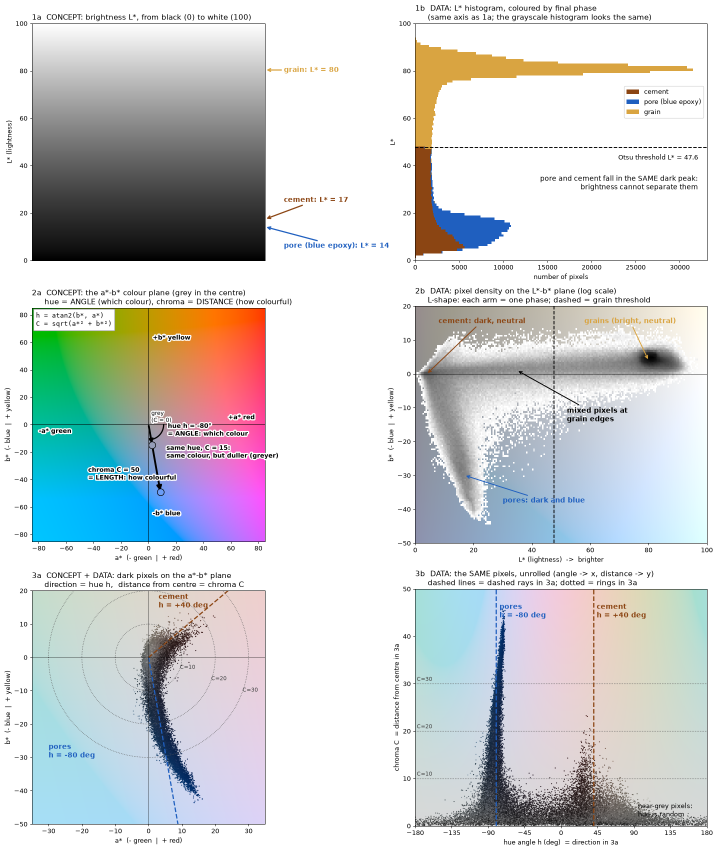
#> input picture outputs/figures/cielab_linked_views.png, 1434 x 1701 px, given in place of Lamina_alunos2.png, which was not available (shown at 1/2 size)
$ python otsu_diagram.py
#> lines starting #> are read from the running program, lines starting #| are printed output that depends on the picture
### src/segmentation.py
"""Three-phase segmentation of blue-epoxy impregnated thin sections.

Phases
------
0 = cement / matrix / opaques (dark, neutral colour)
1 = grain (bright, low chroma: quartz / feldspar)
2 = pore (blue epoxy: strongly negative b* in CIE Lab)

Grayscale alone cannot separate pore from cement (both are dark), so we use
CIE Lab: L* separates grains, b* separates the blue epoxy from the dark cement.
"""
from dataclasses import dataclass, field

import numpy as np
from skimage import color, filters, io, morphology

CEMENT, GRAIN, PORE = 0, 1, 2
PHASE_NAMES = {CEMENT: "cement", GRAIN: "grain", PORE: "pore"}
PHASE_COLORS = np.array([[90, 50, 30], [235, 230, 215], [30, 80, 200]], dtype=np.uint8)


def load_rgb(path):
    """Read an image and return it as float RGB in [0, 1] (alpha dropped)."""
#> called with path = 'Lamina_alunos2.png'
    img = io.imread(path)
#> img is the input picture: shape (1701, 1434, 4); mean R, G, B, A 206.9, 210.3, 211.7, 255
    if img.ndim == 2:
        img = np.stack([img] * 3, axis=-1)
    img = img[..., :3]
#> img: shape (1701, 1434, 3)
    return img.astype(float) / 255.0 if img.dtype == np.uint8 else img.astype(float)


def to_lab(rgb, sigma=1.0):
    """Convert to CIE Lab after light Gaussian smoothing (reduces JPEG/sensor noise)."""
#> called with sigma = 1
    if sigma > 0:
        rgb = filters.gaussian(rgb, sigma=sigma, channel_axis=-1)
    return color.rgb2lab(rgb)
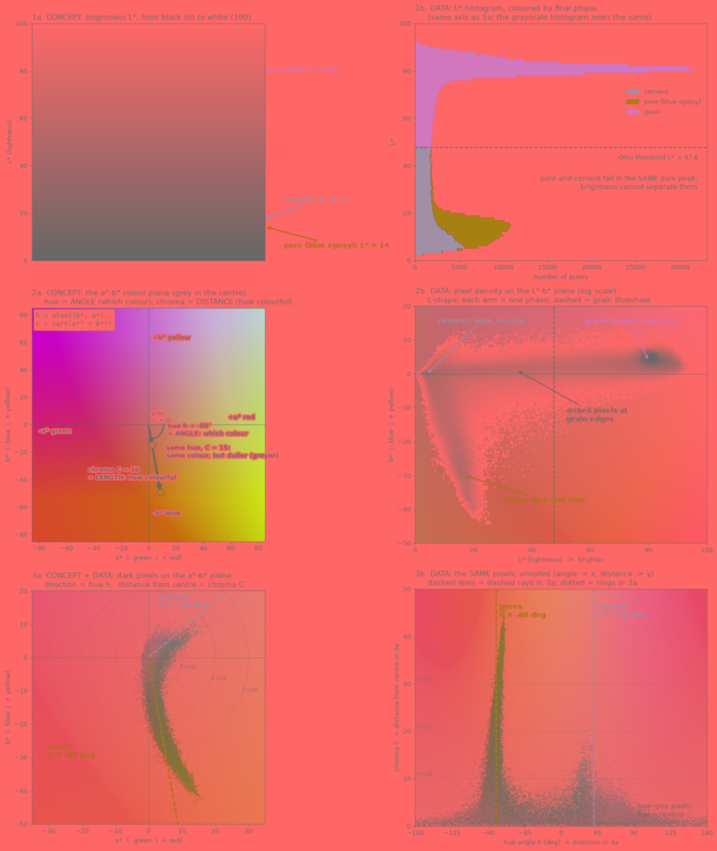
#> returned value: shape (1701, 1434, 3) float64 (shown at 1/2 size); mean of channels 0, 1, 2 83.9, 0.5, -0.5; drawn with min black and max white


@dataclass
class ThreePhaseResult:
    phases: np.ndarray                    # int8 map with CEMENT / GRAIN / PORE
    lab: np.ndarray                       # smoothed Lab image
    t_L: float                            # L* threshold grain vs non-grain
    t_b: float                            # b* threshold pore vs cement
    fractions: dict = field(default_factory=dict)


# [35 lines left out: function three_phase, not called in this run]


def phase_fractions(phases):
    n = phases.size
    return {name: float((phases == k).sum()) / n for k, name in PHASE_NAMES.items()}


def phase_rgb(phases):
    """Colour-coded phase map for display."""
    return PHASE_COLORS[phases]

### scripts/otsu_diagram.py
"""Explanatory figure for the grain rule: L* > Otsu threshold (notebook 01, section 2).

(a) L* histogram split at the Otsu cut, with the mean of each group
(b) zoomed crop with grain outlines at three cuts (too low, Otsu, too high)

Run from the project root:  python scripts/otsu_diagram.py
Output: outputs/figures/otsu_choice.png
"""
import os
import sys

import matplotlib
matplotlib.use("Agg")
import matplotlib.pyplot as plt
import numpy as np
from skimage import filters, measure

ROOT = os.path.dirname(os.path.dirname(os.path.abspath(__file__)))
sys.path.insert(0, os.path.join(ROOT, "src"))
from segmentation import load_rgb, to_lab  # noqa: E402

IMAGE = os.path.join(ROOT, "Lamina_alunos2.png")
OUT = os.path.join(ROOT, "outputs", "figures", "otsu_choice.png")
CROP = (slice(95, 185), slice(95, 230))
CUTS = {30: ("too low", "tab:orange"), None: ("Otsu", "tab:green"), 65: ("too high", "tab:purple")}


def main():
    L = to_lab(load_rgb(IMAGE))[..., 0]
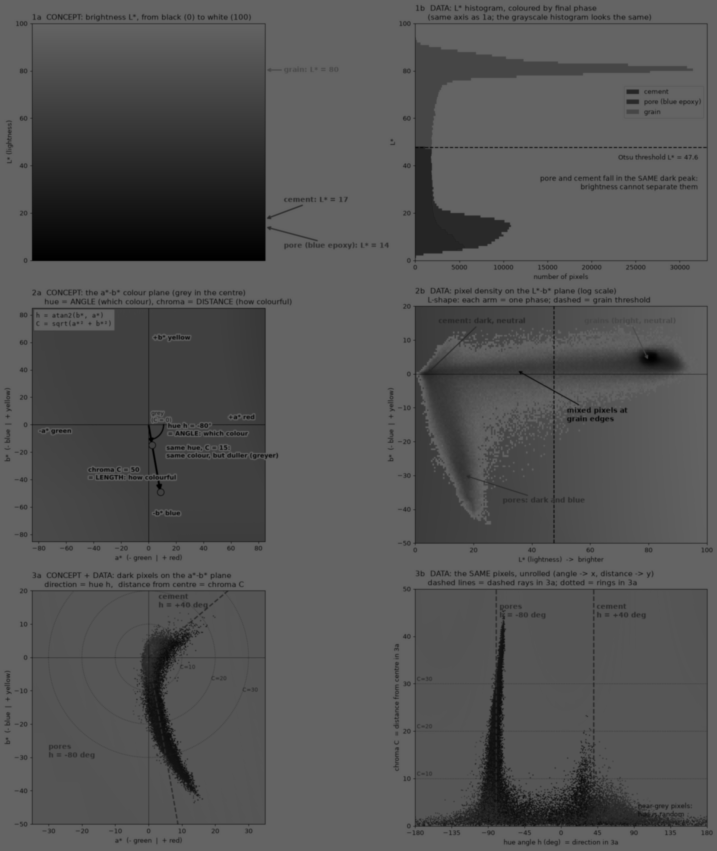
#> L: shape (1701, 1434) float64 (shown at 1/2 size); min 0.00173, max 100, mean 83.9
    t_otsu = filters.threshold_otsu(L)
#> t_otsu = 73.63
    mu_dark, mu_bright = L[L <= t_otsu].mean(), L[L > t_otsu].mean()
#> mu_dark = 53.53; mu_bright = 94.19

    fig, ax = plt.subplots(1, 2, figsize=(17, 6), gridspec_kw={"width_ratios": [1, 1.3]})

    # (a) histogram split at the cut
    a = ax[0]
    h, e = np.histogram(L, bins=100, range=(0, 100))
#> h = 100 values, max 1043858 at index 99, min 1909 at index 6, mean 24392.3; e = 101 values from 0 to 100
    c = 0.5 * (e[1:] + e[:-1])
#> c = 100 values from 0.5 to 99.5
    a.bar(c[c <= t_otsu], h[c <= t_otsu], width=1, color="0.3", label="below cut: pore + cement")
    a.bar(c[c > t_otsu], h[c > t_otsu], width=1, color="#d9a441", label="above cut: grain")
    a.axvline(t_otsu, color="tab:green", ls="--", lw=2.5)
    a.text(t_otsu + 1, h.max() * 0.9, f"Otsu cut\nL* = {t_otsu:.1f}", color="tab:green", fontweight="bold")
    for mu, txt in [(mu_dark, "mean of\ndark group"), (mu_bright, "mean of\nbright group")]:
        a.axvline(mu, color="k", ls=":", lw=1.5)
        a.text(mu, h.max() * 0.55, f"{txt}\n= {mu:.0f}", ha="center", fontsize=9,
               bbox=dict(facecolor="white", edgecolor="none", alpha=0.8))
#> this loop made 2 passes
#> mu on passes 1 to 2: 53.53, 94.19
    a.annotate("mixed pixels\nat grain edges", xy=(35, h[35] * 1.3), xytext=(22, h.max() * 0.3), fontsize=9,
               arrowprops=dict(arrowstyle="->"))
    a.set_xlabel("L* (brightness)")
    a.set_ylabel("number of pixels")
    a.legend(loc="upper left", fontsize=9)
    a.set_title("(a) the L* histogram is split into two groups at the Otsu cut", loc="left")

    # (b) outlines on a crop
    b = ax[1]
    crop = L[CROP]
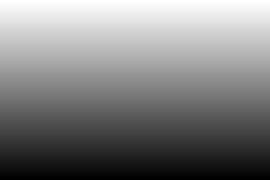
#> crop: shape (90, 135) float64 (shown 2 times larger); min 70.82, max 89.64, mean 80.3; drawn with min black and max white
    b.imshow(crop, cmap="gray", vmin=0, vmax=100)
    for t, (lbl, col) in CUTS.items():
        tt = t_otsu if t is None else t
        for cn in measure.find_contours(crop, tt):
            b.plot(cn[:, 1], cn[:, 0], color=col, lw=1.6)
        b.plot([], [], color=col, lw=2.5, label=f"cut L* = {tt:.1f} ({lbl}): grain {100 * (L > tt).mean():.1f} %")
#> this loop made 3 passes
#> tt on passes 1 to 3: 30, 73.63, 65
    b.legend(loc="upper right", fontsize=10, framealpha=0.9)
    b.axis("off")
    b.set_title("(b) grain outlines at three cuts: too low -> grains too fat, too high -> too thin", loc="left")

    plt.tight_layout()
    os.makedirs(os.path.dirname(OUT), exist_ok=True)
    fig.savefig(OUT, dpi=90, bbox_inches="tight")
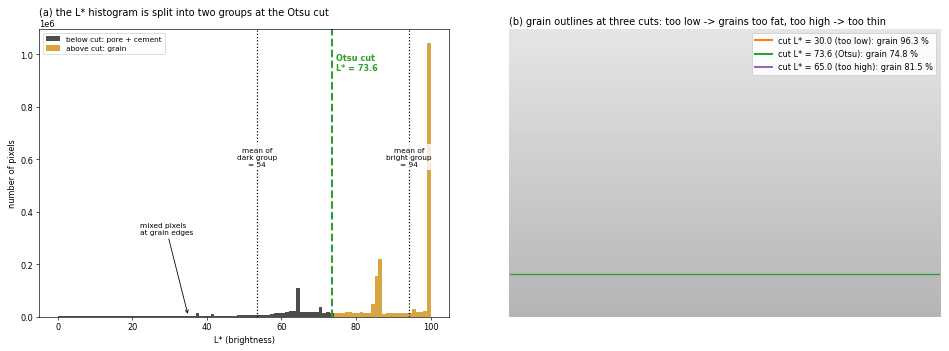
#> figure drawn by matplotlib, 2 panels; panel 1: tallest bar 107674 high, from x = 64 to 65; panel 1: tallest bar 1043858 high, from x = 99 to 100
    print("saved", OUT, f"(Otsu t = {t_otsu:.2f})")
#| saved outputs/figures/otsu_choice.png (Otsu t = 73.63)


if __name__ == "__main__":
    main()

$ run again, on outputs/figures/cleanup_choice.png
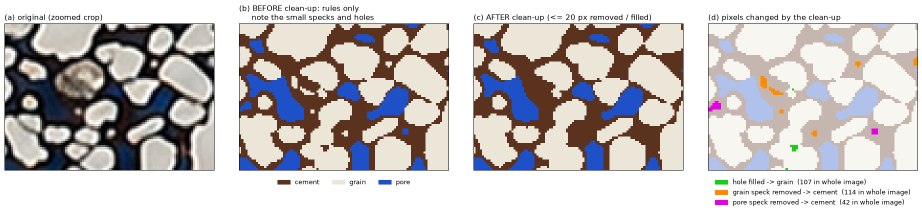
#> input picture outputs/figures/cleanup_choice.png, 1844 x 426 px, given in place of Lamina_alunos2.png, which was not available (shown at 1/2 size)
#> in load_rgb, img is the input picture: shape (426, 1844, 4); mean R, G, B, A 196.4, 192.1, 191.7, 255
#> img: shape (426, 1844, 3)
#> t_otsu = 59.57
#> mu_dark = 27.14; mu_bright = 92.13
#> h = 100 values, max 251231 at index 99, min 507 at index 30, mean 7855.4; e = 101 values from 0 to 100
#> c = 100 values from 0.5 to 99.5
#> the loop in main, `for mu, txt in [(mu_dark, "mean of\ndark group"), (mu_bright, "mean of..` made 2 passes
#> mu on passes 1 to 2: 27.14, 92.13
#> in main, `crop = L[CROP]`:
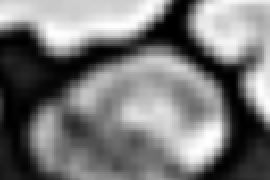
#> crop: shape (90, 135) float64 (shown 2 times larger); min 0.0162, max 99.8, mean 47.1; drawn with min black and max white
#> the loop in main, `for t, (lbl, col) in CUTS.items():` made 3 passes
#> tt on passes 1 to 3: 30, 59.57, 65
#> in main, `fig.savefig(OUT, dpi=90, bbox_inches="tight")`:
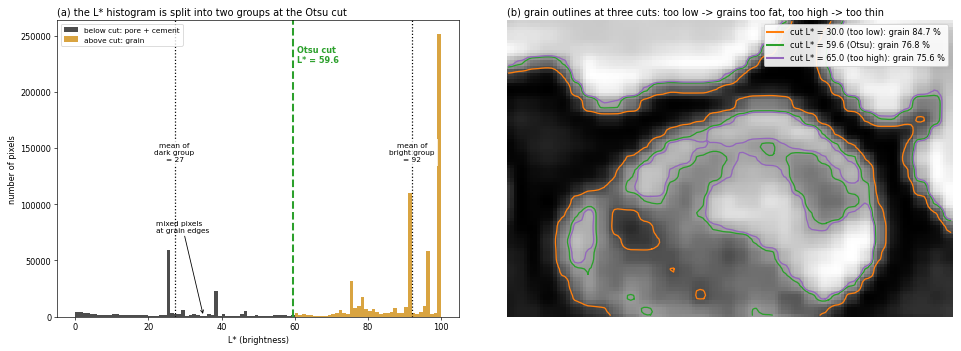
#> figure drawn by matplotlib, 2 panels; panel 1: tallest bar 59040 high, from x = 25 to 26; panel 1: tallest bar 251231 high, from x = 99 to 100
#| saved outputs/figures/otsu_choice.png (Otsu t = 59.57)

$ run again, on outputs/figures/fourier_real_grains_3rows.png
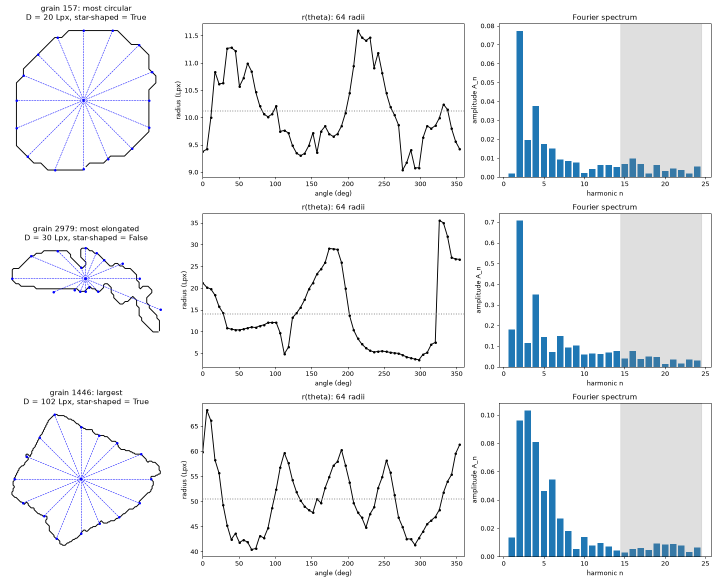
#> input picture outputs/figures/fourier_real_grains_3rows.png, 1430 x 1160 px, given in place of Lamina_alunos2.png, which was not available (shown at 1/2 size)
#> in load_rgb, img is the input picture: shape (1160, 1430, 4); mean R, G, B, A 239.3, 241.8, 244.1, 255
#> img: shape (1160, 1430, 3)
#> t_otsu = 76.56
#> mu_dark = 55.27; mu_bright = 98.06
#> h = 100 values, max 1268589 at index 99, min 0 at index 0, mean 16588; e = 101 values from 0 to 100
#> c = 100 values from 0.5 to 99.5
#> the loop in main, `for mu, txt in [(mu_dark, "mean of\ndark group"), (mu_bright, "mean of..` made 2 passes
#> mu on passes 1 to 2: 55.27, 98.06
#> in main, `crop = L[CROP]`:
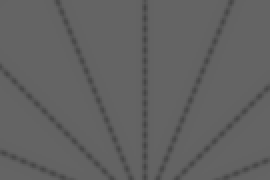
#> crop: shape (90, 135) float64 (shown 2 times larger); min 69.71, max 100, mean 97.6
#> the loop in main, `for t, (lbl, col) in CUTS.items():` made 3 passes
#> tt on passes 1 to 3: 30, 76.56, 65
#> in main, `fig.savefig(OUT, dpi=90, bbox_inches="tight")`:
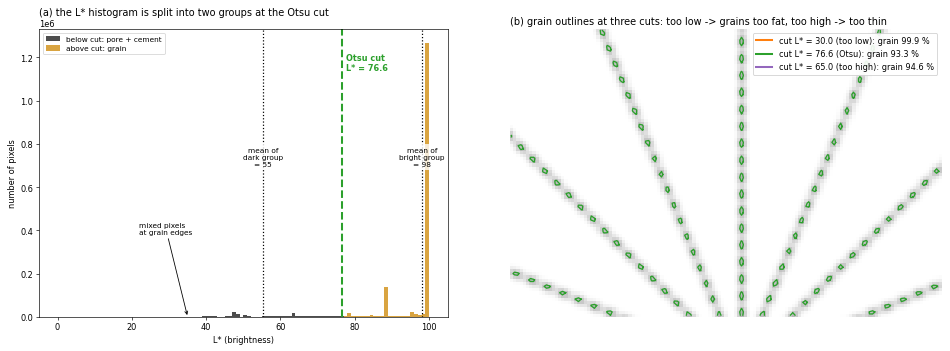
#> figure drawn by matplotlib, 2 panels; panel 1: tallest bar 21223 high, from x = 47 to 48; panel 1: tallest bar 1268589 high, from x = 99 to 100
#| saved outputs/figures/otsu_choice.png (Otsu t = 76.56)
